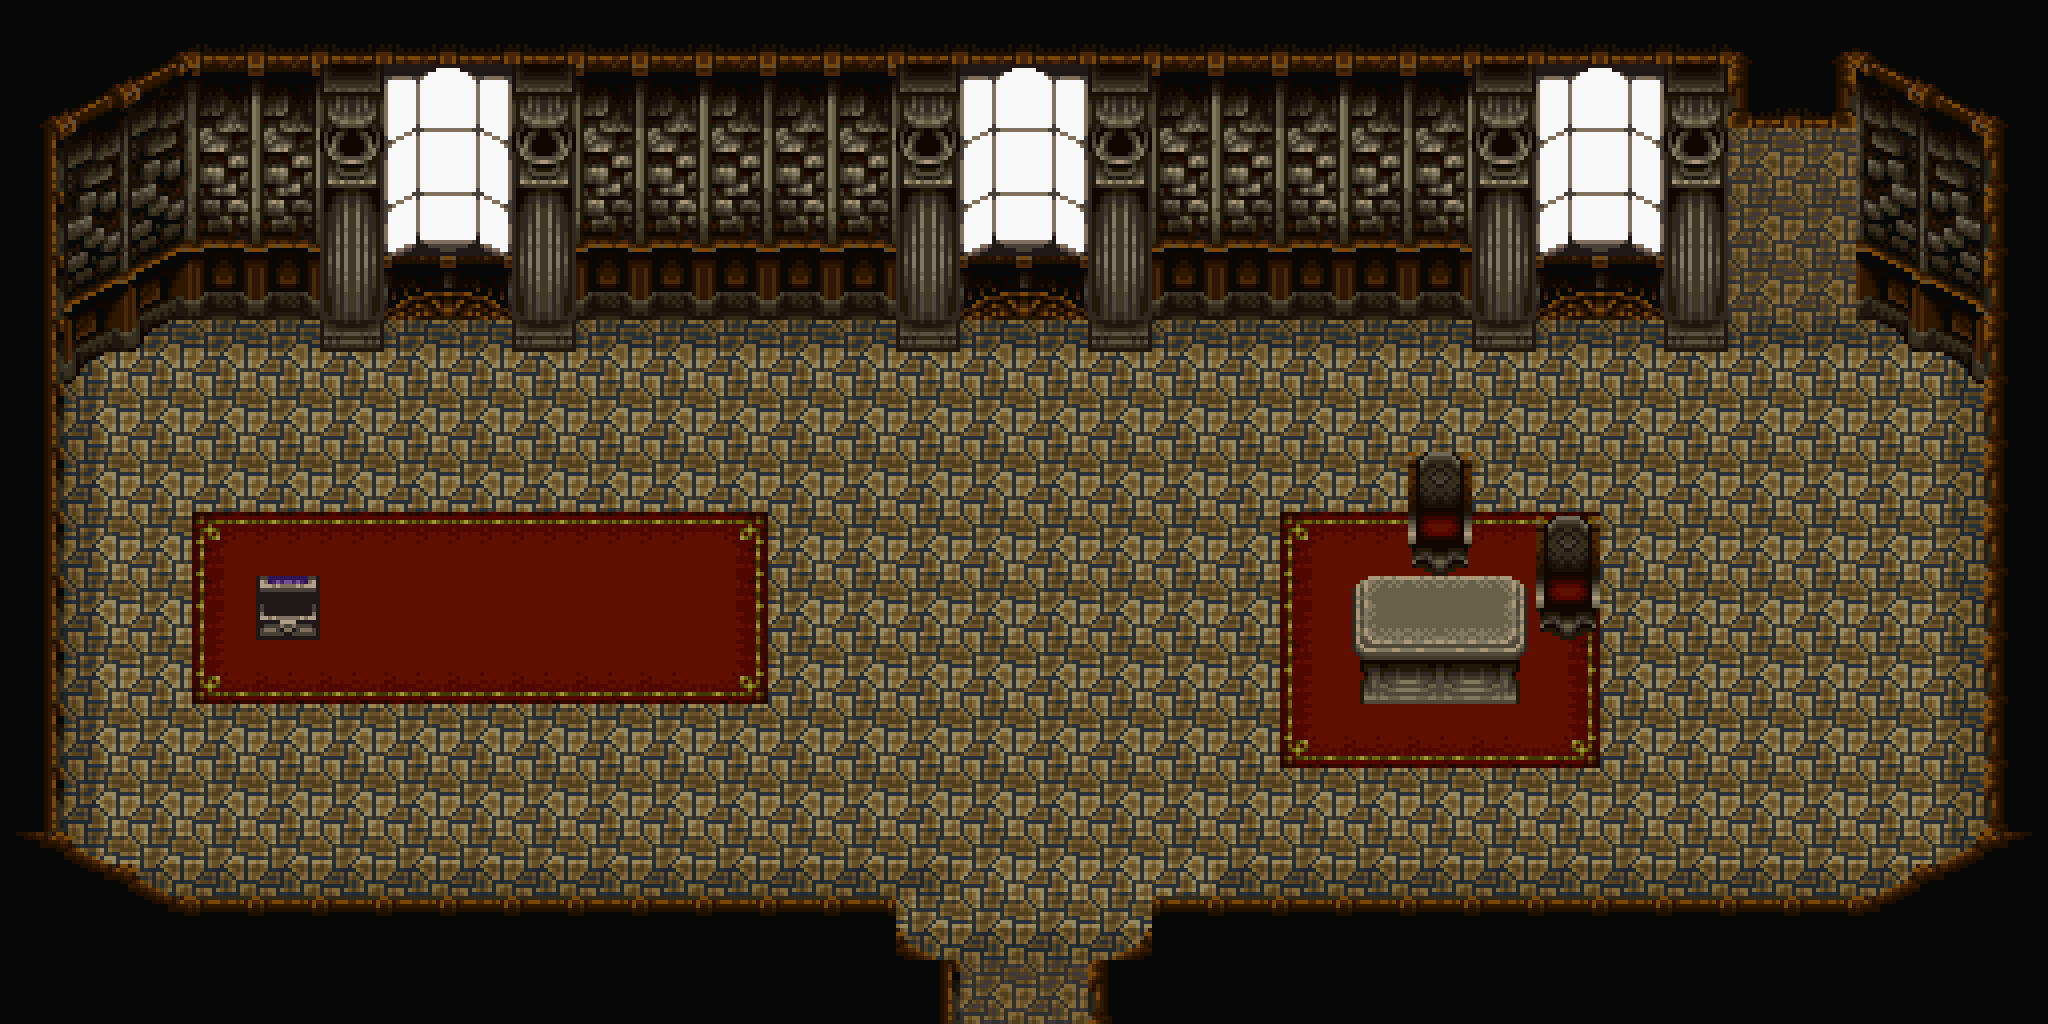

This game map was drawn from its Tiled (.tmx) file and the tilesets committed beside it. A one-line description and the trimmed map source follow:
An orthogonal 32x16 tile map with 64x64 px tiles, 2 tile layers (Floor, Furnishing) and 6 objects.

<map version="1.2" tiledversion="1.3.4" orientation="orthogonal" renderorder="right-down" width="32" height="16" tilewidth="64" tileheight="64" infinite="0" nextlayerid="5" nextobjectid="31">
 <tileset firstgid="1" source="Colloseum.tsx" />
 <layer id="2" name="Floor" width="32" height="16">
  <properties>
   <property name="D" value="0" />
  </properties>
  <data>[512 cells, 313 non-empty, 19 distinct tile ids]</data>
 </layer>
 <layer id="1" name="Furnishing" width="32" height="16">
  <properties>
   <property name="D" value="10" />
  </properties>
  <data>[512 cells, 261 non-empty, 67 distinct tile ids]</data>
 </layer>
 <objectgroup id="4" name="Props">
  <properties>
   <property name="D" value="10" />
  </properties>
  <object id="23" gid="488" x="960" y="512" width="160" height="160">
   <properties>
    <property name="I" value="[Npc VillageMan Downward [[&quot;Welcome to Debug Room!^Aye aye aye!&quot;]]]" />
   </properties>
  </object>
  <object id="25" gid="488" x="960" y="1058" width="128" height="64">
   <properties>
    <property name="I" value="[Portal South Upward DebugRoom2 North]" />
   </properties>
  </object>
  <object id="27" gid="488" x="1728" y="320" width="128" height="192">
   <properties>
    <property name="I" value="[Door WoodenDoor]" />
   </properties>
  </object>
  <object id="28" gid="813" x="640" y="640" width="64" height="64">
   <properties>
    <property name="I" value="[Chest WoodenChest [Consumable GreenHerb] 46733ddc-a989-4d6e-a1b7-518af5428739]" />
   </properties>
  </object>
  <object id="29" gid="813" x="448" y="640" width="64" height="64">
   <properties>
    <property name="I" value="[Chest WoodenChest [Consumable GreenHerb] 7ced2215-353f-4653-86f4-05200b99f641]" />
   </properties>
  </object>
  <object id="30" gid="488" x="1728" y="288" width="128" height="64">
   <properties>
    <property name="I" value="[Portal North Downward Tomb South]" />
   </properties>
  </object>
 </objectgroup>
</map>